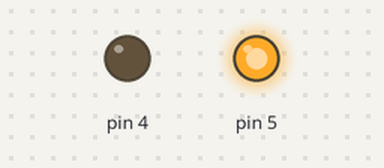
Recording of a sketch running on a simulated Arduino Uno, built with avr-gcc and run on an emulated ATmega328P. On the bench: output pins drawn as LEDs (lit = HIGH). What the sketch prints to the serial monitor is not drawn.

Above: at 1.0 s.
At 3.0 s:
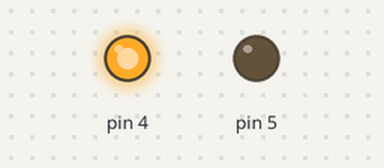
Timing chart, 0 to 5.2 s (numbered marks = the images above):
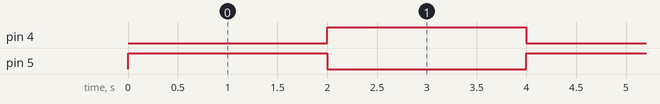

The sketch:

sketch_nov07a.ino
```cpp
void setup() {
  Serial.begin(9600);
  pinMode(5, OUTPUT);
  pinMode(4, OUTPUT);
}

void loop() {
  digitalWrite(5, HIGH);
  digitalWrite(4, LOW);
  Serial.print("1");
  delay(2000);
  digitalWrite(4, HIGH);
  digitalWrite(5, LOW);
  Serial.print("0");
  delay(2000);

}
```

Measured:
- by itself, pin 4, pin 5: alternates HIGH for 2.0 s and LOW for 2.0 s
